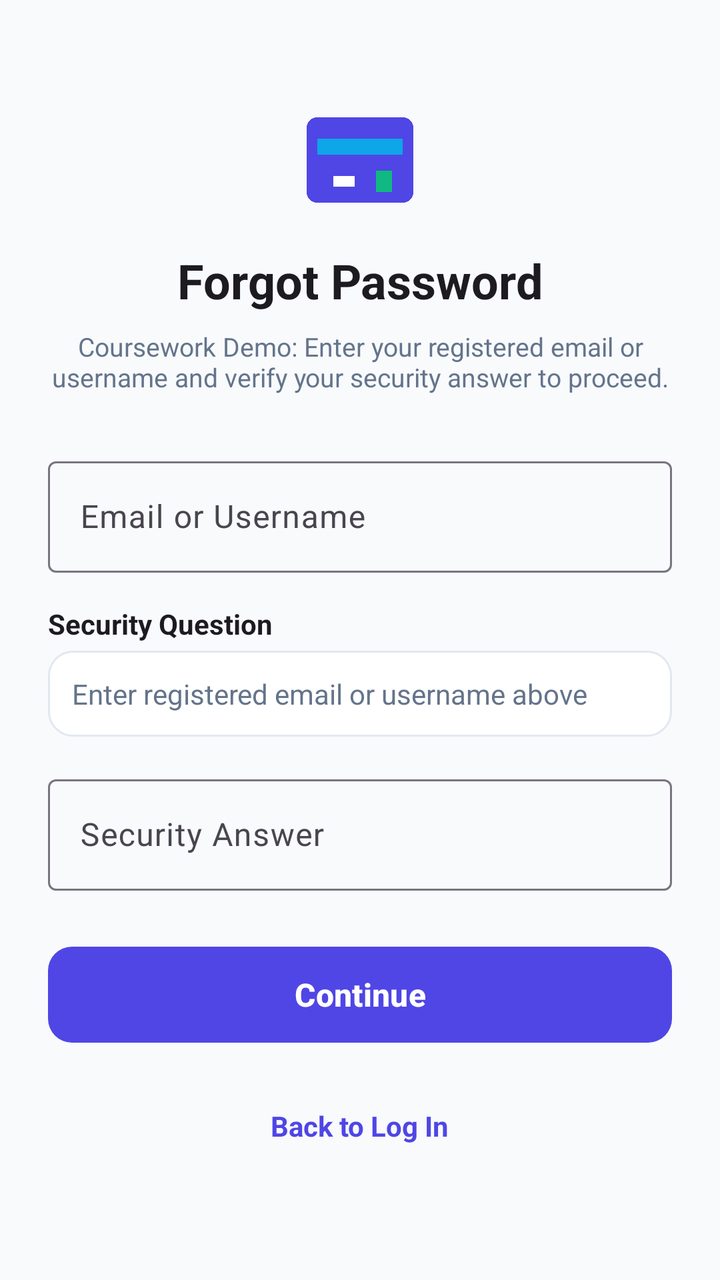
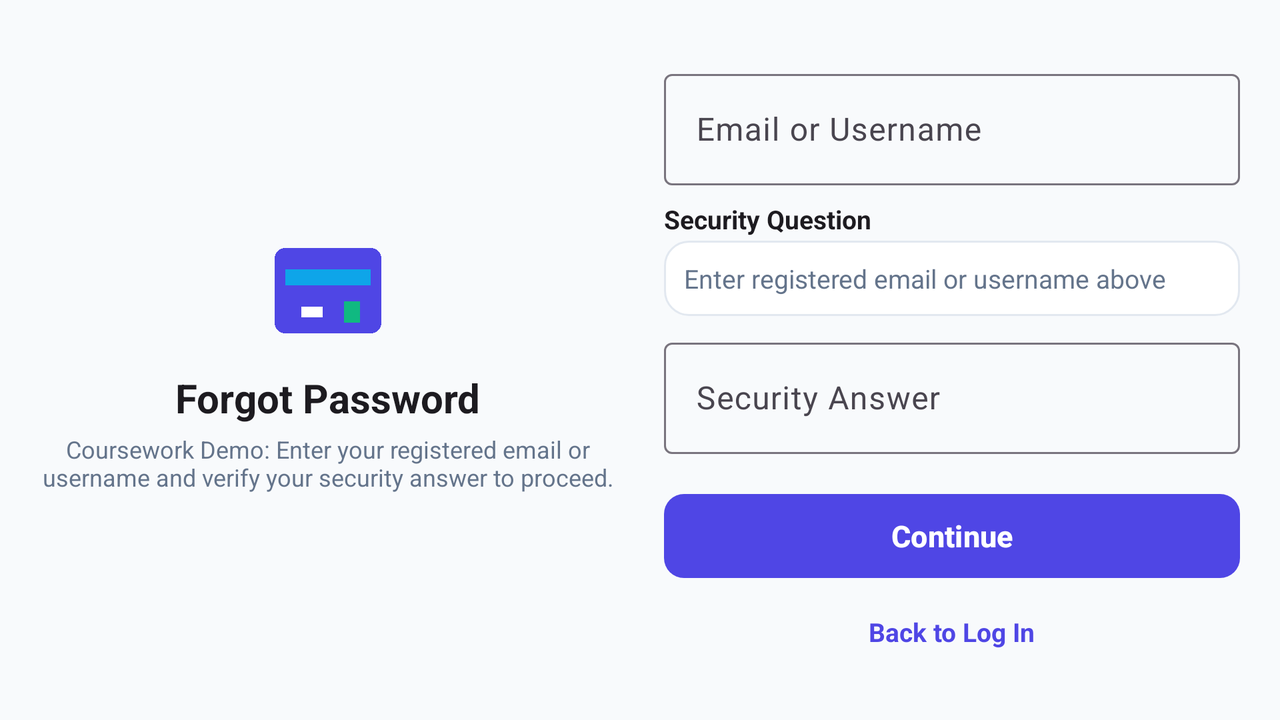

The same Android screen from two of the app's own layout files: first res/layout/ as a phone draws it, then the repository's variant for another configuration, drawn on a device whose configuration selects that folder. Both files follow.
<!-- AndroidManifest.xml: application theme Theme.CardVault -->
<!-- res/layout/activity_forgot_password.xml -->
<?xml version="1.0" encoding="utf-8"?>
<ScrollView xmlns:android="http://schemas.android.com/apk/res/android"
    xmlns:app="http://schemas.android.com/apk/res-auto"
    xmlns:tools="http://schemas.android.com/tools"
    android:layout_width="match_parent"
    android:layout_height="match_parent"
    android:fillViewport="true"
    android:background="?android:attr/windowBackground"
    tools:context=".ForgotPasswordActivity">

    <androidx.constraintlayout.widget.ConstraintLayout
        android:id="@+id/layout_forgot_password_container"
        android:layout_width="match_parent"
        android:layout_height="wrap_content"
        android:padding="24dp">

        
        <ImageView
            android:id="@+id/iv_forgot_logo"
            android:layout_width="64dp"
            android:layout_height="64dp"
            android:layout_marginTop="24dp"
            android:contentDescription="@string/app_short_name"
            android:src="@drawable/ic_card_vault"
            app:layout_constraintEnd_toEndOf="parent"
            app:layout_constraintStart_toStartOf="parent"
            app:layout_constraintTop_toTopOf="parent" />

        
        <TextView
            android:id="@+id/tv_forgot_title"
            android:layout_width="wrap_content"
            android:layout_height="wrap_content"
            android:layout_marginTop="12dp"
            android:text="@string/forgot_password_title"
            android:textColor="?attr/colorOnBackground"
            android:textSize="24sp"
            android:textStyle="bold"
            app:layout_constraintEnd_toEndOf="parent"
            app:layout_constraintStart_toStartOf="parent"
            app:layout_constraintTop_toBottomOf="@id/iv_forgot_logo" />

        
        <TextView
            android:id="@+id/tv_forgot_subtitle"
            android:layout_width="0dp"
            android:layout_height="wrap_content"
            android:layout_marginTop="8dp"
            android:gravity="center"
            android:text="@string/forgot_password_demo_note"
            android:textColor="@color/text_secondary"
            android:textSize="13sp"
            app:layout_constraintEnd_toEndOf="parent"
            app:layout_constraintStart_toStartOf="parent"
            app:layout_constraintTop_toBottomOf="@id/tv_forgot_title" />

        
        <com.google.android.material.textfield.TextInputLayout
            android:id="@+id/til_identifier"
            style="@style/Widget.Material3.TextInputLayout.OutlinedBox"
            android:layout_width="0dp"
            android:layout_height="wrap_content"
            android:layout_marginTop="28dp"
            android:hint="@string/label_email_or_username"
            app:layout_constraintEnd_toEndOf="parent"
            app:layout_constraintStart_toStartOf="parent"
            app:layout_constraintTop_toBottomOf="@id/tv_forgot_subtitle">

            <com.google.android.material.textfield.TextInputEditText
                android:id="@+id/et_identifier"
                android:layout_width="match_parent"
                android:layout_height="wrap_content"
                android:inputType="textEmailAddress|text"
                android:maxLines="1" />

        </com.google.android.material.textfield.TextInputLayout>

        
        <TextView
            android:id="@+id/tv_security_question_label"
            android:layout_width="wrap_content"
            android:layout_height="wrap_content"
            android:layout_marginTop="16dp"
            android:text="@string/label_security_question"
            android:textColor="?attr/colorOnBackground"
            android:textSize="14sp"
            android:textStyle="bold"
            app:layout_constraintStart_toStartOf="parent"
            app:layout_constraintTop_toBottomOf="@id/til_identifier" />

        <TextView
            android:id="@+id/tv_security_question_display"
            android:layout_width="0dp"
            android:layout_height="wrap_content"
            android:layout_marginTop="4dp"
            android:background="@drawable/bg_input_box"
            android:padding="12dp"
            android:text="Enter registered email or username above"
            android:textColor="@color/text_secondary"
            android:textSize="14sp"
            app:layout_constraintEnd_toEndOf="parent"
            app:layout_constraintStart_toStartOf="parent"
            app:layout_constraintTop_toBottomOf="@id/tv_security_question_label" />

        
        <com.google.android.material.textfield.TextInputLayout
            android:id="@+id/til_security_answer"
            style="@style/Widget.Material3.TextInputLayout.OutlinedBox"
            android:layout_width="0dp"
            android:layout_height="wrap_content"
            android:layout_marginTop="16dp"
            android:hint="@string/label_security_answer"
            app:layout_constraintEnd_toEndOf="parent"
            app:layout_constraintStart_toStartOf="parent"
            app:layout_constraintTop_toBottomOf="@id/tv_security_question_display">

            <com.google.android.material.textfield.TextInputEditText
                android:id="@+id/et_security_answer"
                android:layout_width="match_parent"
                android:layout_height="wrap_content"
                android:inputType="text"
                android:maxLines="1" />

        </com.google.android.material.textfield.TextInputLayout>

        
        <com.google.android.material.button.MaterialButton
            android:id="@+id/btn_verify_account"
            android:layout_width="0dp"
            android:layout_height="56dp"
            android:layout_marginTop="24dp"
            android:text="@string/btn_continue"
            android:textSize="16sp"
            android:textStyle="bold"
            app:cornerRadius="12dp"
            app:layout_constraintEnd_toEndOf="parent"
            app:layout_constraintStart_toStartOf="parent"
            app:layout_constraintTop_toBottomOf="@id/til_security_answer" />

        
        <TextView
            android:id="@+id/tv_link_back_login"
            android:layout_width="wrap_content"
            android:layout_height="wrap_content"
            android:layout_marginTop="20dp"
            android:layout_marginBottom="24dp"
            android:clickable="true"
            android:focusable="true"
            android:padding="8dp"
            android:text="@string/link_back_to_login"
            android:textColor="@color/primary"
            android:textSize="14sp"
            android:textStyle="bold"
            app:layout_constraintBottom_toBottomOf="parent"
            app:layout_constraintEnd_toEndOf="parent"
            app:layout_constraintStart_toStartOf="parent"
            app:layout_constraintTop_toBottomOf="@id/btn_verify_account"
            app:layout_constraintVertical_bias="0.0" />

    </androidx.constraintlayout.widget.ConstraintLayout>

</ScrollView>
<!-- resources referenced by this layout -->
<resources>
  <color name="primary">#4F46E5</color>
  <color name="text_secondary">#64748B</color>
  <!-- drawable bg_input_box (drawable) -->
  <?xml version="1.0" encoding="utf-8"?>
  <shape xmlns:android="http://schemas.android.com/apk/res/android"
      android:shape="rectangle">
      <solid android:color="?attr/colorSurface" />
      <corners android:radius="12dp" />
      <stroke
          android:width="1dp"
          android:color="@color/card_stroke_light" />
  </shape>
  <!-- drawable ic_card_vault (drawable) -->
  <vector xmlns:android="http://schemas.android.com/apk/res/android"
      android:width="96dp"
      android:height="96dp"
      android:viewportWidth="24"
      android:viewportHeight="24">
      <path
          android:fillColor="#4F46E5"
          android:pathData="M20,4H4C2.89,4 2,4.89 2,6v12c0,1.11 0.89,2 2,2h16c1.11,0 2,-0.89 2,-2V6C22,4.89 21.11,4 20,4z" />
      <path
          android:fillColor="#0EA5E9"
          android:pathData="M4,8h16v3H4z" />
      <path
          android:fillColor="#FFFFFF"
          android:pathData="M7,15h4v2H7z" />
      <path
          android:fillColor="#10B981"
          android:pathData="M15,14h3v4h-3z" />
  </vector>
  <string name="app_short_name">Card Vault</string>
  <string name="btn_continue">Continue</string>
  <string name="forgot_password_demo_note">Coursework Demo: Enter your registered email or username and verify your security answer to proceed.</string>
  <string name="forgot_password_title">Forgot Password</string>
  <string name="label_email_or_username">Email or Username</string>
  <string name="label_security_answer">Security Answer</string>
  <string name="label_security_question">Security Question</string>
  <string name="link_back_to_login">Back to Log In</string>
  <style name="Theme.CardVault" parent="Base.Theme.CardVault" />
  <color name="card_stroke_light">#E2E8F0</color>
  <style name="Base.Theme.CardVault" parent="Theme.Material3.DayNight.NoActionBar">
          <item name="colorPrimary">@color/primary</item>
          <item name="colorOnPrimary">@color/white</item>
          <item name="colorSecondary">@color/accent_teal</item>
          <item name="android:windowBackground">@color/bg_light</item>
          <item name="colorSurface">@color/surface_light</item>
          <item name="android:statusBarColor">@color/primary_dark</item>
      </style>
  <color name="white">#FFFFFF</color>
  <color name="accent_teal">#0EA5E9</color>
  <color name="bg_light">#F8FAFC</color>
  <color name="surface_light">#FFFFFF</color>
  <color name="primary_dark">#3730A3</color>
</resources>
<!-- res/layout-land/activity_forgot_password.xml (the repository's variant of the layout above) -->
<!-- drawn on the phone turned sideways -->
<?xml version="1.0" encoding="utf-8"?>
<ScrollView xmlns:android="http://schemas.android.com/apk/res/android"
    xmlns:app="http://schemas.android.com/apk/res-auto"
    xmlns:tools="http://schemas.android.com/tools"
    android:layout_width="match_parent"
    android:layout_height="match_parent"
    android:fillViewport="true"
    android:background="?android:attr/windowBackground"
    tools:context=".ForgotPasswordActivity">

    <androidx.constraintlayout.widget.ConstraintLayout
        android:id="@+id/layout_forgot_password_container"
        android:layout_width="match_parent"
        android:layout_height="wrap_content"
        android:padding="20dp">

        
        <LinearLayout
            android:id="@+id/layout_forgot_branding_land"
            android:layout_width="0dp"
            android:layout_height="wrap_content"
            android:gravity="center"
            android:orientation="vertical"
            app:layout_constraintBottom_toBottomOf="parent"
            app:layout_constraintEnd_toStartOf="@+id/layout_forgot_form_land"
            app:layout_constraintStart_toStartOf="parent"
            app:layout_constraintTop_toTopOf="parent">

            <ImageView
                android:id="@+id/iv_forgot_logo"
                android:layout_width="64dp"
                android:layout_height="64dp"
                android:contentDescription="@string/app_short_name"
                android:src="@drawable/ic_card_vault" />

            <TextView
                android:id="@+id/tv_forgot_title"
                android:layout_width="wrap_content"
                android:layout_height="wrap_content"
                android:layout_marginTop="8dp"
                android:text="@string/forgot_password_title"
                android:textColor="?attr/colorOnBackground"
                android:textSize="20sp"
                android:textStyle="bold" />

            <TextView
                android:id="@+id/tv_forgot_subtitle"
                android:layout_width="wrap_content"
                android:layout_height="wrap_content"
                android:layout_marginTop="4dp"
                android:gravity="center"
                android:text="@string/forgot_password_demo_note"
                android:textColor="@color/text_secondary"
                android:textSize="12sp" />

        </LinearLayout>

        
        <LinearLayout
            android:id="@+id/layout_forgot_form_land"
            android:layout_width="0dp"
            android:layout_height="wrap_content"
            android:layout_marginStart="24dp"
            android:orientation="vertical"
            app:layout_constraintBottom_toBottomOf="parent"
            app:layout_constraintEnd_toEndOf="parent"
            app:layout_constraintStart_toEndOf="@id/layout_forgot_branding_land"
            app:layout_constraintTop_toTopOf="parent">

            <com.google.android.material.textfield.TextInputLayout
                android:id="@+id/til_identifier"
                style="@style/Widget.Material3.TextInputLayout.OutlinedBox"
                android:layout_width="match_parent"
                android:layout_height="wrap_content"
                android:hint="@string/label_email_or_username">

                <com.google.android.material.textfield.TextInputEditText
                    android:id="@+id/et_identifier"
                    android:layout_width="match_parent"
                    android:layout_height="wrap_content"
                    android:inputType="textEmailAddress|text"
                    android:maxLines="1" />

            </com.google.android.material.textfield.TextInputLayout>

            <TextView
                android:id="@+id/tv_security_question_label"
                android:layout_width="wrap_content"
                android:layout_height="wrap_content"
                android:layout_marginTop="8dp"
                android:text="@string/label_security_question"
                android:textColor="?attr/colorOnBackground"
                android:textSize="13sp"
                android:textStyle="bold" />

            <TextView
                android:id="@+id/tv_security_question_display"
                android:layout_width="match_parent"
                android:layout_height="wrap_content"
                android:layout_marginTop="2dp"
                android:background="@drawable/bg_input_box"
                android:padding="10dp"
                android:text="Enter registered email or username above"
                android:textColor="@color/text_secondary"
                android:textSize="13sp" />

            <com.google.android.material.textfield.TextInputLayout
                android:id="@+id/til_security_answer"
                style="@style/Widget.Material3.TextInputLayout.OutlinedBox"
                android:layout_width="match_parent"
                android:layout_height="wrap_content"
                android:layout_marginTop="8dp"
                android:hint="@string/label_security_answer">

                <com.google.android.material.textfield.TextInputEditText
                    android:id="@+id/et_security_answer"
                    android:layout_width="match_parent"
                    android:layout_height="wrap_content"
                    android:inputType="text"
                    android:maxLines="1" />

            </com.google.android.material.textfield.TextInputLayout>

            <com.google.android.material.button.MaterialButton
                android:id="@+id/btn_verify_account"
                android:layout_width="match_parent"
                android:layout_height="50dp"
                android:layout_marginTop="16dp"
                android:text="@string/btn_continue"
                android:textSize="15sp"
                android:textStyle="bold"
                app:cornerRadius="10dp" />

            <TextView
                android:id="@+id/tv_link_back_login"
                android:layout_width="wrap_content"
                android:layout_height="wrap_content"
                android:layout_gravity="center"
                android:layout_marginTop="10dp"
                android:clickable="true"
                android:focusable="true"
                android:padding="4dp"
                android:text="@string/link_back_to_login"
                android:textColor="@color/primary"
                android:textSize="13sp"
                android:textStyle="bold" />

        </LinearLayout>

    </androidx.constraintlayout.widget.ConstraintLayout>

</ScrollView>
